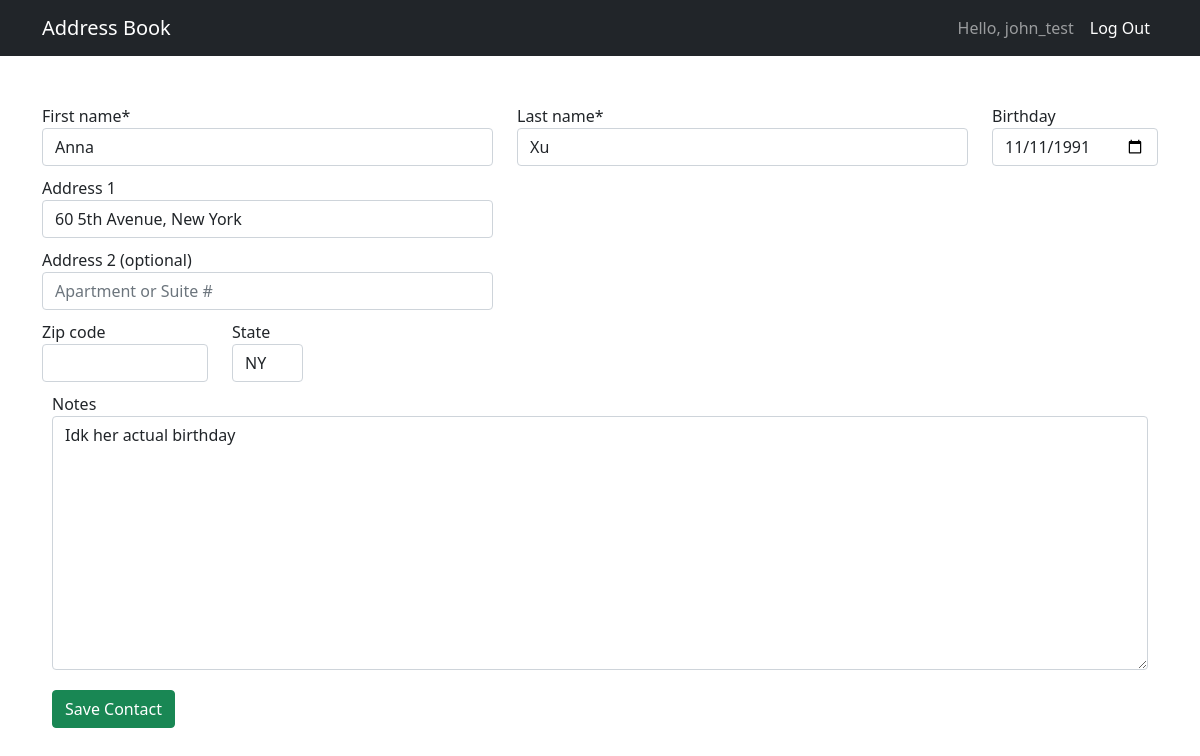
The page /update_contact/10 (signed in) on the database its author committed.
### directory/models.py (models this page shows, shortened)
class Contact(models.Model):
    first_name = models.CharField(max_length=20)
    last_name = models.CharField(max_length=20)
    email = models.EmailField(blank=True, null=True)
    birthday = models.DateField('Birthday', blank=True, null=True)
    notes = models.TextField('Notes', max_length=500, blank=True)
    username = models.ForeignKey(User, blank=True, null=True, on_delete=models.CASCADE)
    address_line1 = models.CharField(max_length = 50, null=True, blank=True)
    address_line2 = models.CharField(max_length = 50, null=True, blank=True)
    address_ZIP = models.CharField(max_length = 5, null=True, blank=True)
    address_state = models.CharField(max_length = 50, null=True, blank=True)
    self_contact = models.BooleanField(default=False)

### directory/views.py (the view, shortened to what this page needs)
# urls.py: path('update_contact/<int:pk>', UpdateContactView.as_view(), name='update-contact'),
class UpdateContactView(LoginRequiredMixin, UserPassesTestMixin, UpdateView):
    model = Contact
    context_object_name = 'contact'
    form_class = ContactForm
    template_name = 'directory/add_contact.html'
    def test_func(self):
        obj = self.get_object()
        return obj.username == self.request.user

### directory/templates/directory/add_contact.html (shortened to what this page needs)
{% extends "base.html" %}
{% load crispy_forms_tags %}
{% load static %}
{% block extra_head %}
    <link rel="stylesheet" href="{% static 'css/contact.css' %}"></link>
{% endblock %}
{% block content %}
    <form method="post" class='form-inline' novalidate>
        <div class="row">
            <div class="form-group col-5">
                {{ form.first_name|as_crispy_field }}
            </div>
            <div class="form-group col-5">
                {{ form.last_name|as_crispy_field }}
            </div>
            <div class="form-group col-2">
                {{ form.birthday|as_crispy_field }}
            </div>
        </div>
        <div class="row">
            <div class="form-group col-5">
                {{ form.address_line1|as_crispy_field }}
            </div>
        </div>
        <div class="row">
            <div class="form-group col-5">
                {{ form.address_line2|as_crispy_field }}
            </div>
        </div>
        <div class="row">
            <div class="form-group col-2">
                {{ form.address_ZIP|as_crispy_field }}
            </div>
            <div class="form-group col-1">
                {{ form.address_state|as_crispy_field }}
            </div>
        </div>
        </div>
        <div style="padding: 10px">
            {{ form.notes|as_crispy_field }}
        </div>
        <div style="padding: 10px">
            <button type="submit" class="btn btn-success">Save Contact</button>
        </div>
{% endblock content %}

### AB_site/templates/base.html (shortened to what this page needs)
{% load static %}
<!DOCTYPE html>
<html lang="en">
    <head>
        <link href="{% static 'css/styles.css' %}" rel="stylesheet" />
        {% block extra_head %}{% endblock %}
    </head>
    <body>
        <nav class="navbar navbar-expand-lg navbar-dark bg-dark">
            <div class="container">
                <a class="navbar-brand" href="/">Address Book</a>
                <div class="collapse navbar-collapse" id="navbarSupportedContent">
                    <ul class="navbar-nav ms-auto mb-2 mb-lg-0">
                        {% if user.is_authenticated %}
                            <li class="nav-item"><a class="nav-link" aria-current="page">Hello, {{ user.username }}</a></li>
                            <li class="nav-item"><a class="nav-link active" aria-current="page" href="{% url 'logout' %}?next=/">Log Out</a></li>
                        {% else %}
                            <li class="nav-item"><a class="nav-link active" aria-current="page" href="{% url 'login' %}?next=/">Log in</a></li>
                        {% endif %}
                    </ul>
                </div>
            </div>
        </nav>
        <div class="container">
            <div class="mt-5">
                {% block content %}{% endblock content %}
            </div>
    </body>
</html>

### directory/static/css/contact.css (style rules this page uses)
.row:not(:first-of-type) { padding-top: 10px; }

### rows shown on the page
Contact: first_name "Anna", last_name "Xu", birthday "11/11/1991", address_line1 "60 5th Avenue, New York", address_state "NY", notes "Idk her actual birthday"

### other values the page prints
{{ user.username }} "john_test"
